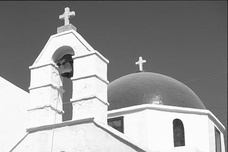
#> input picture HW1/images/Church.jpg, 228 x 152 px, shrunk from 481 x 321 before the run; the run also reads 3 pictures not shown here
$ jupyter execute Ex1_Guy.ipynb   (shell and % lines are left out)
#> lines starting #> are read from the running program, lines starting #| are printed output that depends on the picture; after the words box and inside, x2 and y2 are one past the last pixel; in counts of white or black regions, pixels touching at a corner belong together
### Computer Vision - Fall 2021

**Lecturer:** Prof Yael Moses, IDC

**TA:** Eyal Friedman, IDC

**Submission date: 9.11.21** \
Note: in case you need an extenstion for any reason - you can submit it by 14.11.21.\
No extra extensions will be given.

## <span style="color:blue">Exercise 1  </span>

In this exercise you will practice basic image operation as loading, saving and displaying an image, getting familiar with 'numpy' and the benefits of vectorized operations in Python. This exercise contains 3 parts:

1. Image Convolution.
2. Implementing a classic Canny Edge Detector and answering questions.
3. Implementing Hough Transform

## Submission guidelines:

1. Your **zip** should include the following files only:
    - ex1.ipynb  (**Or**  ex1.py for students who refuses to work with Jupiter Notebook).
    - ex1_ID_ID.pdf (If you decieded not to answer on some of the questions in the notebook, you should submit it as a pdf file).
   (Don't add the python code to that file.)
4. You may use any IDE as you want (Spyder, Jupyter Notebook, Pycharm, ect.).
5. Name the zip file **'ex1_ID_ID.zip'** and **do not** include any additional directories.
6. Submit using *moodle*.
7. Submit on time!
8. You can submit this assignment in pairs (no triplets)
- **Important - if you submit in pairs, one should submit the howework and the other should submit a simple text file named: ID_ID.txt and nothing else.**

## Read the following instructions carefully:
1. Write **efficient vectorized** code. When you think you cannot use vectorized code, give a short explanation why.
2. You are responsible for the correctness of your code and should add as many tests as you see fit. Do not submit your tests, unless requested.
3. Use `python 3` and `numpy 1.18.5`. Changes of the configuration we provided are at your own risk. Before submitting the exercise, restart the kernel and run the notebook from start to finish to make sure everything works.
4. You are allowed to use functions and methods from the [Python Standard Library](https://docs.python.org/3/library/) and [numpy](https://www.numpy.org/devdocs/reference/) only. Any other imports are forbidden, unless been provided by us.
4. Your code must run without errors. Note,  **Code that fail to  run will not be graded.**
5. Document your code properly.
5. Go over Basic.py and MoreOnBasic.py - you can find there relevant python functions that will make your life easier.

## Honor Code:
The assignment is a basic tool for learning the material. You can probably find the solution on the web, however, you will not learn what you should learn from it. In addition, since we give grades on the assignment, using existing solutions will be considered dishonest.
In particular, you are not allowed to copy or use any code that solve the task.
You are more than welcome to talk with your friends, but you are not allowed to give your code or answers and you are not allowed to use their code or answers.
Remember – you take this course in order to learn.

[cell 1]
import cv2
import matplotlib.pyplot as plt
import numpy as np
from scipy.signal import convolve2d

# specify the way plots behave in jupyter notebook
plt.rcParams['figure.figsize'] = (8.0, 8.0) # set default size of plots
plt.rcParams['image.cmap'] = 'gray'

[cell 2]
import platform
print("Python version: ", platform.python_version())
print("Numpy version: ", np.__version__)

Here we define a side-function for the plotting phase

[cell 3]
def plot_conv_max(img, ker, zoom=False, annot=False):
    '''
    Returns the original image ('img'), along side the convolved image with 'ker'.
    parameters
    ----------
    img: a 2D array that contains a grey-level image.
    ker: a 2D array.

    zoom : bool, default: False
    Adds an additional zoom-in figure around the maximum value.

    annot : bool, default: False
    Creates annotations of the pixel values in the Zoom image'''
    conv = convolve2d(img, ker, mode='same')
    mx = np.unravel_index(conv.argmax(), shape=conv.shape)
    fig, ax = plt.subplots(1,3, figsize=(12,4))

    ax[0].imshow(img), ax[0].set_title('Original Image')
    ax[1].imshow(conv), ax[1].set_title('Convolved Image')

    if zoom:
        ax[2].imshow(conv), ax[2].set_title('Zoom Max Value')
        ax[2].set_xlim(mx[0]-4, mx[0]+4), ax[2].set_ylim(mx[1]-4, mx[1]+4)
        if annot:
            for i in range(mx[0]-3, mx[0]+4):
                for j in range(mx[1]-3, mx[1]+4):
                    if (i,j) == mx:
                        continue
                    ax[2].text(i,j, int(conv[i,j]), size=8, color='red', ha='center', va='center')
            ax[2].annotate(int(conv[mx]), mx, c='b', size=9, va='center', ha='center')
    else:
        ax[2].axis('off')

    fig.tight_layout()

## <span style="color:black">Section A: Convolution (16 pt)
In this part, you will need to write a function **convolvedImage = convolutionMask(img,mask)**  which gets a 2D np.array of an image and a convolution mask (Kernel) and output the convolved image with your mask. It also should plot  the original image and the convolved image side by side. Use captions on each image that indicates what you present. (Hint: see example in Additional_examples in Moodle)\
You may use the convolve2d function from scipy.signal.\
**Note:** Make sure that you understand the differences between correlation and convolution.\
Suggest a convolution mask for each of the 4 cases:

1. Mask1:  a convolution mask (kernel)  that computes the sum of a 3x5 pixels around each pixel (height 3 and width 5).


2. Mask2:  a convolution mask (kernel) of size *5×5* such that the maximal value over all possible grey level images (range 0 to 255) will be obtained in the center of a widnow that contains a white non-symmetric   **'+'** shape region surrounded by black pixels (see the region below).  Note, the rest of the image may contain any values.

    The  '+' shape region:\
    ``
     0    0    0    0    0
    0    0   255   0    0
    0   255  255  255  255
    0    0   255   0    0
    0    0    0    0    0    ``


3. Let '*' be a don't care value.\
    Mask3:  a mask as defined in  2 above  but for the following region:\
    ``
    0    0     0    0    0
    0    *    255   *    0
    0   255   255  255  255
    0    0    255   0    0
    0    0     0    0    0
      ``
4. Maks 4: a convolution mask (kernel)  that computes a 2 pixel shift of the image to the left.\
    You can ignore the results along the border of the image.

**Submit your function below and the masks and results either below or in the PDF file**.

[cell 4]
img = cv2.imread('images/Church.jpg', cv2.IMREAD_GRAYSCALE)
#> img is the input picture: shape (152, 228); min 20, max 255, mean 153.3

[cell 5]
# This function will be part your functions' test - do not change it
# You may add any helper function for your implementation and to write your code in the cell below

def test_A(imageName):
    img = cv2.imread(imageName, cv2.IMREAD_GRAYSCALE)

    convolvedImage1 = convolutionMask(img,mask1)

    convolvedImage2 = convolutionMask(img,mask2)

    convolvedImage3 = convolutionMask(img,mask3)

    convolvedImage4 = convolutionMask(img,mask4)

[cell 6]
def convolutionMask(img,mask):
    return convolve2d(img, mask, mode='same', boundary='symm')

[cell 7]
# Masks:

# Mask1
mask1 = np.ones((3,5))
mask1 /= mask1.sum()

#Mask2
mask2 = (np.zeros((5,5), dtype=int) - 1)
mask2[2,1:] = 1
mask2[[1,3],2] = 1
mask2 = np.flip(mask2)

#Mask3
mask3 = mask2.copy()
mask3[3,[1,3]] = 0  # After considering the flip

#Mask4
mask4 = np.array([[1,0,0,0,0]])

masks = [mask1, mask2, mask3, mask4]

Let us test test mask2 by first creating a 100x100 image with random noise, with the desired cross shape implemented in it in somewehere in the bottom right area of the image.

[cell 8]
plt.figure(figsize=(4,5))

rands = np.random.randint(0, 256, size=(100,100))
toy = np.zeros((5,5))
toy[2,1:] = 255
toy[[1,3], 2] = 255
rands[-25:-20,-25:-20] = toy
plt.imshow(rands)
plt.title('Toy Image');

Let us visualize the convolved result per mask.
Note that we chose to ignore the max value in the first and last masks, as its meaningless.

<u>Remark</u> - You can generate different random noise by running the above cell again.

[cell 9]
for mask, is_zoom in zip([mask1,mask2,mask3,mask4], [False,True,True,False]):
    plot_conv_max(rands, mask, zoom=is_zoom, annot=True)
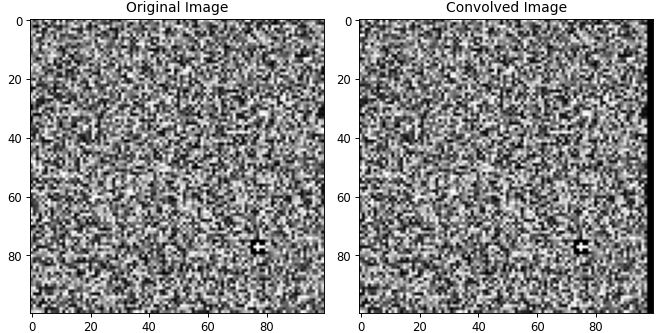
#> figure drawn by matplotlib, 2 panels

[cell 10]
img = cv2.imread('images/Church.jpg')[:,:,0]
test_A('images/Church.jpg')
#> in convolutionMask (call 2), `return convolve2d(img, mask, mode='same', boundary='symm')`:
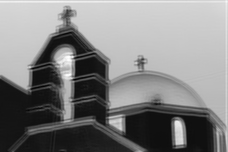
#> returned value: shape (152, 228) int64; min -3447, max -583, mean -1994.3; drawn with min black and max white

# print and check your results - advicing you to check your code on trivial problems (toy problems)

## <span style="color:black"> Section B: Edge Detector (50 pt)

In this section, you will implement the classic Canny edge detector and Sobel edge detector, apply them and explore their paremeters.

Reference:
[F. J. Canny. A computational approach to edge detection. IEEE Trans. Pattern Analysis and Machine Intelligent (PAMI), 8(6):679-698, 1986.](https://ieeexplore.ieee.org/stamp/stamp.jsp?arnumber=4767851&casa_token=-KErvLLfyjQAAAAA:-Q-efDIF1sM3mJBrQfCZnqaPYftS4IspVi_9NR7kfmdx8AnFFmKSy5HnRjk2PpHpNR0VUOsw-ML4fw)

## <span style="color:black"> **B1 - Implement Canny**
Write the function: **CannyEdges = Canny(img, sigma, L_th, H_th)**
- The output is a binary image: 1 for an edge pixel and 0 for the rest.
- Following are the function parameters:
    - *img*: a 2D array  that contains a  grey-level image.
    - *sigma*: the gaussian std.
    - *L_th*, *H_th*: the Low and high threholds of the algorithm.

Use the following steps:

1. Compute two kernels with the derivative of a Gaussian: G_dx, G_dy  = Deriv_Gauss_xy(sigma).\
   **Note**:\
    (i) See an example of how to define a mask given a function in  'AddionalExamples.ipynb'.\
    (ii) The mask_size should be around 6$\sigma$+1.\
    You can check and see if smaller or larger mask size affect the results.
   **A question for thought (not for submission)**: what is the expected sum of the elements in the kernel?

2. Using these masks compute two matrixes, $I_x$ and $I_y$, with the derivatives of the image in the $x$ and in the $y$ directions, respectively:\
    **Ix, Iy = Grad_xy(img, sigma)**

3. Compute two matrices *G_orientation* and *G_magnitute* with the gradient  orientation and magnitude at each pixel:\
    **G_orientation, G_magnitude = Grad_orient_mag(Ix,Iy)**

4. Compute non-maximum suppression (thinning) into a matrix:\
    **G_thin = non_maximum_supression(G_magnitude, G_orientation)**

    **Note**: For computing non-maximum suppression, edge orientation should be rounded to be one of four orientations:
    Gradients that are approximately horizontal, approximately vertical, and approximately one of the diagonals (see figure).

5. Edge Tracking by Hysteresis: use the two thresholds, *L_th*, *H_th*, to put it all together and compute the canny edge detector. \
    The output should be a binary map where an edge pixel is 1 and the rest are 0:\
    **E = DoubleThreshold(L_th, H_th)** \
In order to get full credit, you will need to find an  **efficient vectorization code** (a single loop may be used only over edge pixels).
**Hint**: For efficient vectorized code of the DoubleThreshold, you may want to use: (i) image threshold function; (ii) dilate function ; (iii) add images; (iv)  the function cv2.connectedComponents(img, connectivity=8). See slides of Class 2.

**Submit your functions and an example of one of the images**.

The desire output should look like that:

Here we define all sub-functions.

[cell 11]
def Gaussian_derv(x,y,sig):
    Gauss = (1/(2*np.pi*sig**2))*np.exp(-(np.square(x) + np.square(y))/(2*sig**2))
    Gx = Gauss * ((-x) / sig**2)
    Gy = Gauss * ((-y) / sig**2)
    return Gx, Gy

def Deriv_Gauss_xy(sig):
    l = 6 * round(sig) + 1
    ax = np.linspace(-(l-1)/2, (l-1)/2, l)

    xx, yy = np.meshgrid(ax,ax)
    G_dx, G_dy = Gaussian_derv(xx,yy,sig)
    return G_dx, G_dy

[cell 12]
def Grad_xy(img, G_dx, G_dy):
    return convolve2d(img, G_dx, mode='same'), convolve2d(img, G_dy, mode='same')

[cell 13]
def Grad_orient_mag(Ix, Iy):
    return round_deg_v(np.arctan2(Iy, Ix)), np.sqrt(Ix**2 + Iy**2)

[cell 14]
def round_deg(theta):
    lin = np.pi / 8
    if theta < 0:
        theta += np.pi

    if (0 <= theta < lin) or (np.pi - lin < theta <= np.pi):
        theta = 0
    elif (lin <= theta < np.pi/2 - lin):
        theta = 45
    elif (np.pi/2 - lin <= theta < np.pi/2 + lin):
        theta = 90
    else:
        theta = 135

    return theta

round_deg_v = np.vectorize(round_deg)  # For vectorized code :D

[cell 15]
def non_maximum_supression(G_magnitude, G_orientation):
    supressed = np.zeros_like(G_magnitude)

    # Set up shifting matrices for vectorized code
    shft_left = np.array([[1,0,0]])
    shft_right = np.flip(shft_left)
    shft_up = shft_left.T
    shft_down = shft_right.T

    # Shift the magnitude matrix to all 8 directions around a pixel
    right_neighbor = convolve2d(G_magnitude, shft_left, mode='same', boundary='symm')
    left_neighbor = convolve2d(G_magnitude, shft_right, mode='same', boundary='symm')
    top_neighbor = convolve2d(G_magnitude, shft_down, mode='same', boundary='symm')
    bottom_neighbor = convolve2d(G_magnitude, shft_up, mode='same', boundary='symm')
    top_right_neighbor = convolve2d(bottom_neighbor, shft_left, mode='same', boundary='symm')
    bottom_left_neighbor = convolve2d(top_neighbor, shft_right, mode='same', boundary='symm')
    top_left_neighbor = convolve2d(bottom_neighbor, shft_right, mode='same', boundary='symm')
    bottom_right_neighbor = convolve2d(top_neighbor, shft_left, mode='same', boundary='symm')

    # Find biggest pixels in every relevat direction
    biggest_0 = (G_orientation == 0) & (G_magnitude > right_neighbor) & (G_magnitude > left_neighbor)
    biggest_45 = (G_orientation == 45) & (G_magnitude > top_right_neighbor) & (G_magnitude > bottom_left_neighbor)
    biggest_90 = (G_orientation == 90) & (G_magnitude > top_neighbor) & (G_magnitude > bottom_neighbor)
    biggest_135 = (G_orientation == 135) & (G_magnitude > top_left_neighbor) & (G_magnitude > bottom_right_neighbor)

    supressed[biggest_0] = G_magnitude[biggest_0]
    supressed[biggest_45] = G_magnitude[biggest_45]
    supressed[biggest_90] = G_magnitude[biggest_90]
    supressed[biggest_135] = G_magnitude[biggest_135]
    return (supressed - supressed.min()) / (supressed.max() - supressed.min())  # Return it between 0 and 1 for fixed threshold

**Eyal** - question regrarding the function above:
Was creating 8 different matrices and comparing them, really more effective than `i,j` iterations? I know numpy is looping under the hood with `C` language, but in that case, what would you say is more effective? Was that an overkill? Thanks!

[cell 16]
def DoubleThreshold(G_thin,L_th,H_th):
    assert (0 <= L_th <= H_th <= 1), 'Both thresholds should lay between 0 and 1, and L_th cannot be greater than H_th'

    E_h = cv2.threshold(G_thin, H_th, 1, cv2.THRESH_BINARY)[1]
    E_h_l = np.zeros_like(G_thin, dtype=np.uint8)
    E_h_l[(G_thin >= L_th) & (G_thin < H_th)] = 1

    N = cv2.dilate(E_h, np.ones((3,3), np.uint8)) + E_h_l
    C_h_l = cv2.connectedComponents(E_h_l.astype(np.uint8), connectivity=8)[1]

    E_h[np.isin(C_h_l, C_h_l[N==2])] = 1  # Only valid components are added
    return E_h

[cell 17]
# Section B

def canny(imageName, sigma, L_th=0, H_th=0):

    G_dx, G_dy  = Deriv_Gauss_xy(sigma)

    img = cv2.imread(imageName, cv2.IMREAD_GRAYSCALE)

    Ix, Iy = Grad_xy(img, G_dx, G_dy)
    G_orientation, G_magnitude = Grad_orient_mag(Ix,Iy)

    G_thin = non_maximum_supression(G_magnitude, G_orientation)

    E = DoubleThreshold(G_thin,L_th,H_th)

    return E

## <span style="color:black"> **B2 - Apply and explore**.
In this part you will apply your Canny edge detector and explore its parameters

1. Test your functions on an image you choose. Explore various parameters and choose a set such that the result  looks “good”.  \
    **Submit in the below or at the pdf file**: display the image you choosed, its edges, and the parameters you used.

2. Explore with different sets of parameters **sigma ,L_th, H_th**.
3. Assume you run the canny edge detector on the same image once with the set of parameters **sigma1 ,L_th1, H_th1** and once with the set of parameters **sigma2 ,L_th2, H_th2**. The obtained results are E1 and E2, respectively.
Answer true or false, give a short explanation to your answer and give an example for each of the cases:\
   a. **True / False** When *sigma1 > sigma2*, *L_th1 = L_th2*, and *H_th1 = H_th2* - the location of the edges in E1 is more accurate than those in E2. \
   b. **True / False** When *sigma1 = sigma2*, *L_th1 > L_th2*, and *H_th1 = H_th2* - the edges in E1 are longer than in E2. \
   c. **True / False** When *sigma1 = sigma2*, *L_th1 = L_th2*, and *H_th1 < H_th2* - there are more edges in E1 than in E2. \
   d. **True / False** It is possible to find two sets *sigma1, L_th1, H_th1* and *sigma1, L_th1, H_th1* such that E1 has no edges while E2 contains edges.

4. Implement Sobel edge detector **SobelEdges = SobelEdge(img, th)**.
5. Choose an image and a set of parameters for the Canny and for the Sobel edge detectors, that demostrate differences between the two edge maps. Explain what is the diffrence between the two esge maps.
6. Theoretical question: explain which parts of the Canny algorithm, its implementation can be parallelized.

    **Submit below or in the pdf file**

We begin by validating the Gaussian. Each derivative should be symmetrical with respect to the $(x,y)$ axis

[cell 18]
from mpl_toolkits.mplot3d import Axes3D
G_dx, G_dy = Deriv_Gauss_xy(6)
xx, yy = np.meshgrid(np.arange(-18,19), np.arange(-18,19))

fig = plt.figure(figsize=(12,6))
ax1 = fig.add_subplot(1,2,1, projection='3d')
ax2 = fig.add_subplot(1,2,2, projection='3d')

ax1.plot_surface(xx, yy, G_dx, cmap='coolwarm', edgecolor='none')
ax2.plot_surface(xx, yy, G_dy, cmap='coolwarm', edgecolor='none')
ax1.view_init(30,45), ax1.set_title(r'$\frac{\partial G}{\partial x}(x,y)$', size=17)
ax1.set_xlabel('$x$'), ax1.set_ylabel('$y$'), ax1.set_zlabel('$z$')
ax2.set_xlabel('$x$'), ax2.set_ylabel('$y$'), ax2.set_zlabel('$z$')
ax2.view_init(30,45), ax2.set_title(r'$\frac{\partial G}{\partial y}(x,y)$', size=17)
plt.tight_layout();
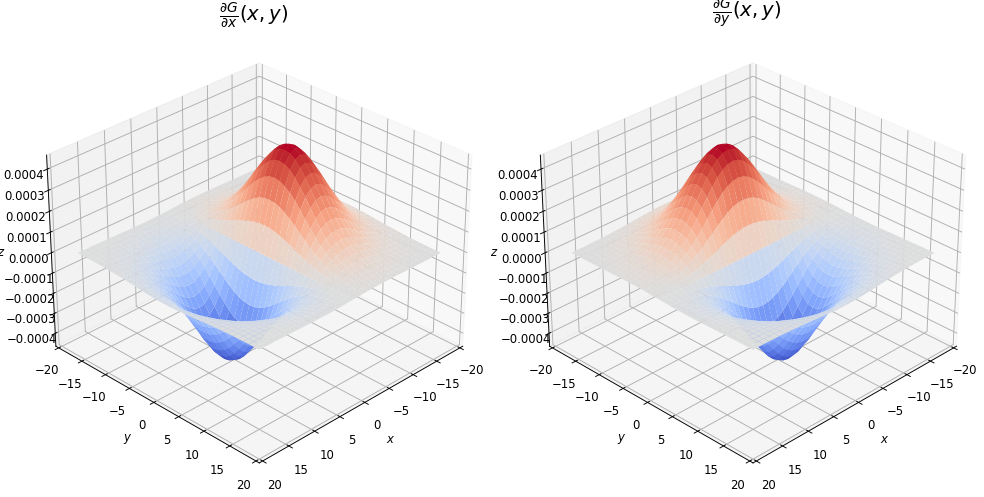
#> figure drawn by matplotlib, 2 panels

We continue by testing `canny` with different parameters. <br>
I'd say the best results occur in the 3rd and 4rth iterates.

[cell 19]
img = cv2.imread('images/Church.jpg')

for sig, l_th, h_th in [(2, 0.05, 0.15), (3, 0.01, 0.2), (1.5, 0.15, 0.5), (1.3,0.15,0.6), (4,0.05,0.3)]:
    E = canny('images/Church.jpg', sig, l_th, h_th)
#> in canny, `Ix, Iy = Grad_xy(img, G_dx, G_dy)`:
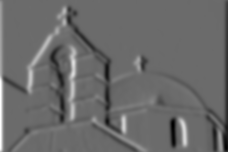
#> Ix: shape (152, 228) float64; min -35.02, max 48.12, mean -0.2; drawn with min black and max white
#> in canny, `Ix, Iy = Grad_xy(img, G_dx, G_dy)`:
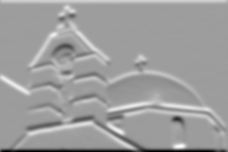
#> Iy: shape (152, 228) float64; min -48.76, max 30.8, mean 0.5; drawn with min black and max white
#> in canny, `G_orientation, G_magnitude = Grad_orient_mag(Ix,Iy)`:
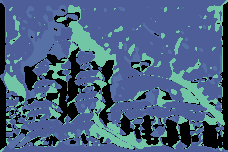
#> G_orientation: shape (152, 228) int64; 4 distinct labels, from 0 to 135; one colour per label, 0 black
#> in non_maximum_supression, `top_left_neighbor = convolve2d(bottom_neighbor, shft_right, mode='same..`:
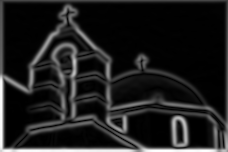
#> top_left_neighbor: shape (152, 228) float64; min 3.07e-15, max 48.76, mean 5.9; drawn with min black and max white
#> in non_maximum_supression, `bottom_right_neighbor = convolve2d(top_neighbor, shft_left, mode='same..`:
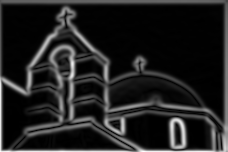
#> bottom_right_neighbor: shape (152, 228) float64; min 3.07e-15, max 40.72, mean 5.4; drawn with min black and max white
#> in non_maximum_supression, `biggest_0 = (G_orientation == 0) & (G_magnitude > right_neighbor) & (G..`:
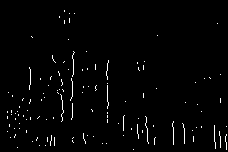
#> biggest_0: shape (152, 228) bool; 1.7% white in thin lines or dots, all inside (x1, y1, x2, y2) = (7, 10, 227, 150)
#> in non_maximum_supression, `biggest_45 = (G_orientation == 45) & (G_magnitude > top_right_neighbor..`:
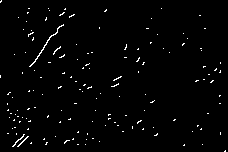
#> biggest_45: shape (152, 228) bool; 1.6% white in thin lines or dots
#> (the rest of the program and of its run is left out)
